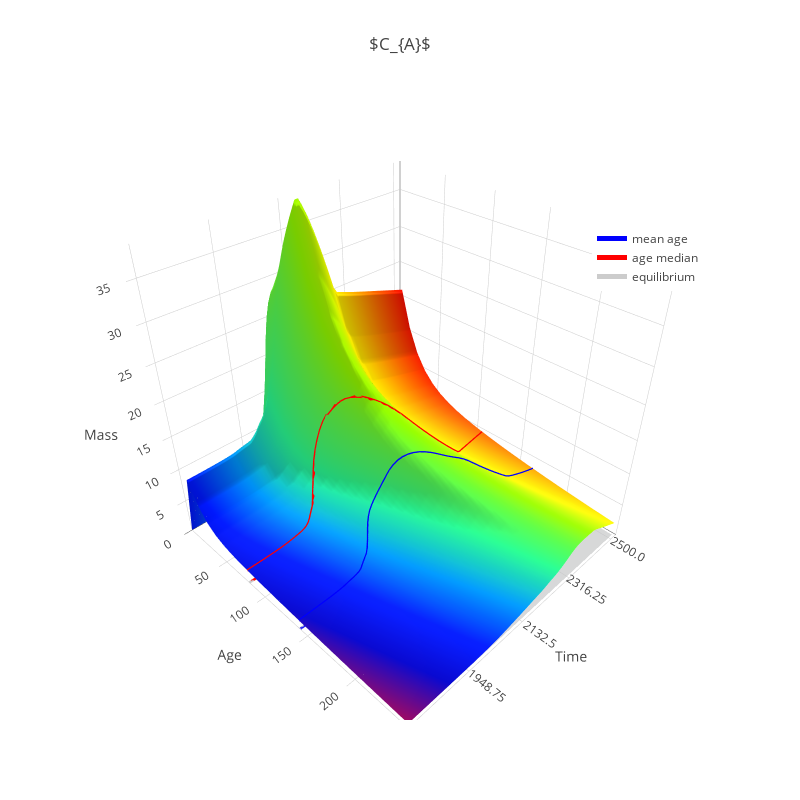
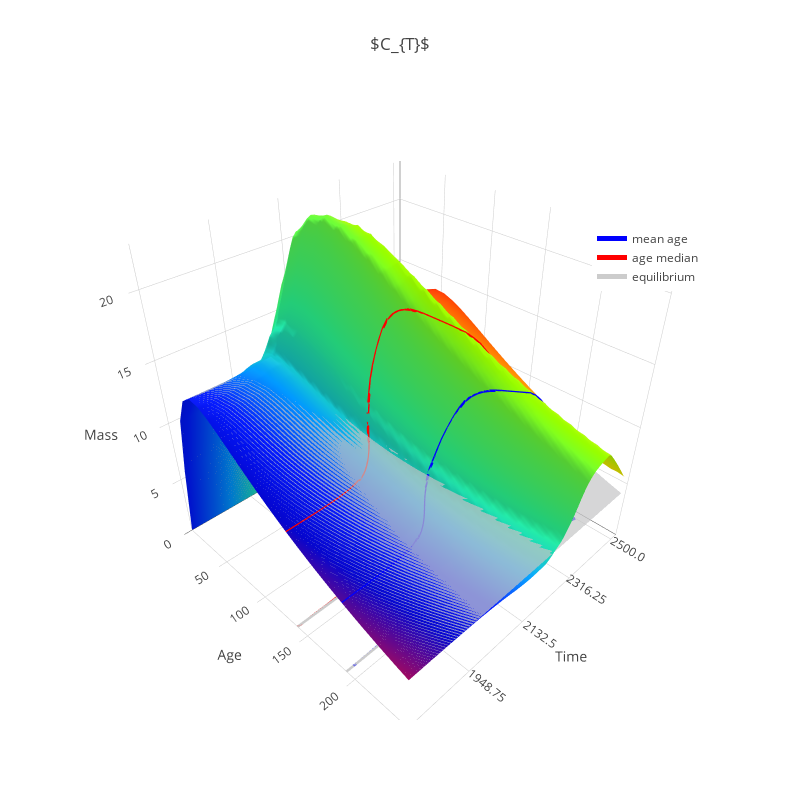
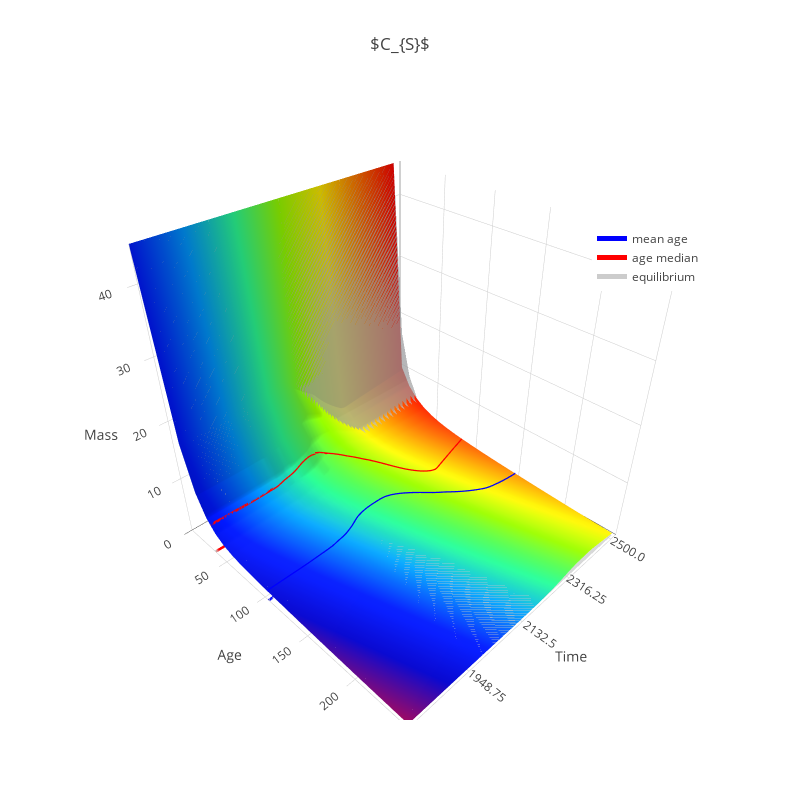
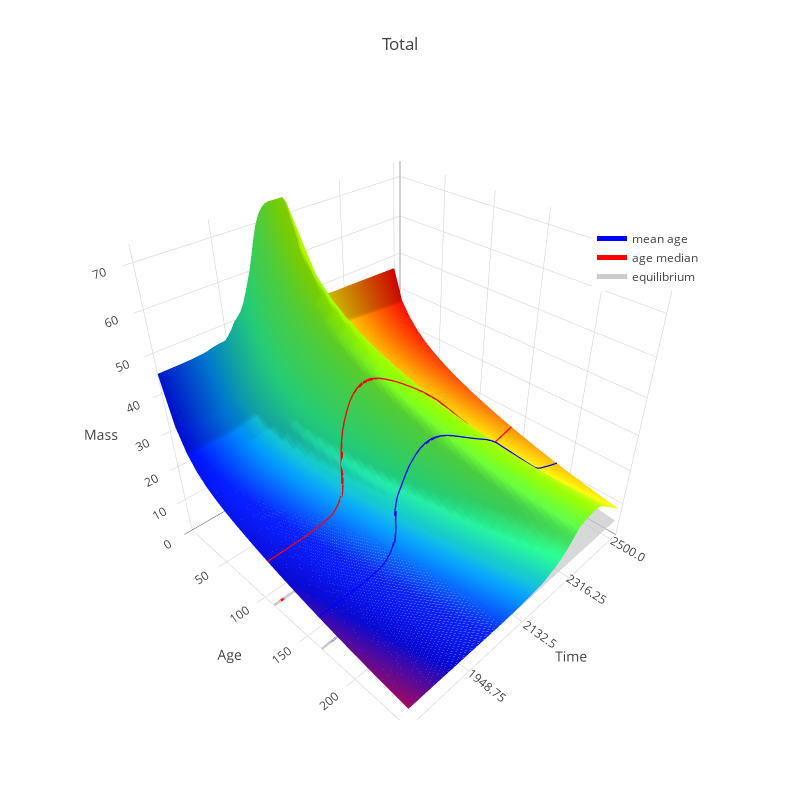

Source (notebook cell) for these figures, in order:
### Code cell
# finally plot the figures
for fig in figs:
    fig['layout']['legend'] = dict(x=0.8, y=0.8)
    iplot(fig)
